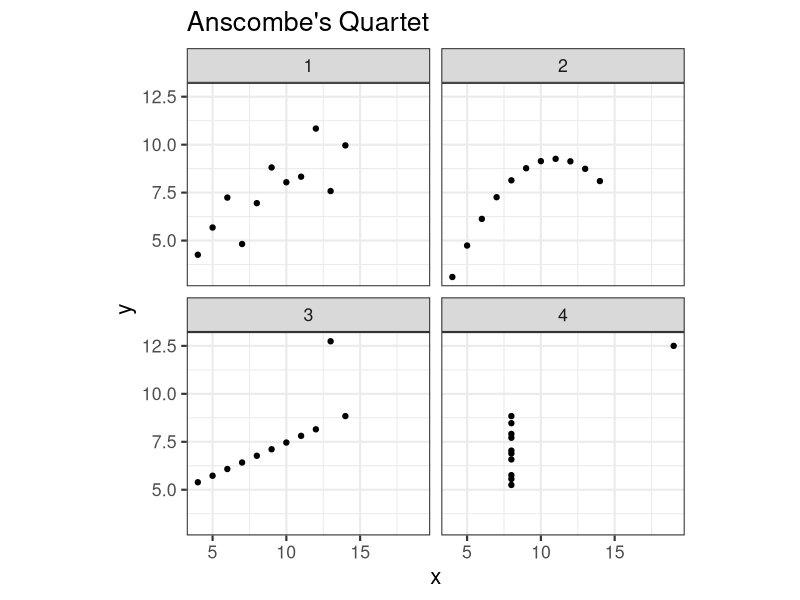
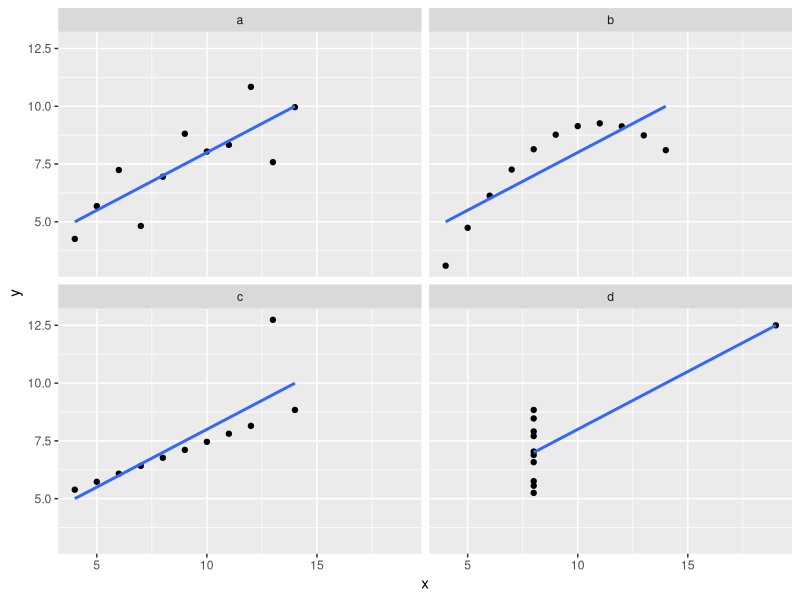

The R source for these figures, in order:
#anscombe dataset
library(tidyr)
library(dplyr)
library(ggplot2)
library(reshape2)

anscombe
summary(anscombe)
str(anscombe)

apply(anscombe,2,mean)

# 改变数据结构
#方法一 R BASE 函数

#1

d1=NULL
d1$x<-anscombe[,1]
d1$y<-anscombe[,5]
d1$type<-"a"
d1<-as.data.frame(d1)

d2=NULL
d2$x<-anscombe[,2]
d2$y<-anscombe[,6]
d2$type<-"b"
d2<-as.data.frame(d2)

#....
d<-rbind(d1,d2)

#2
#数据框里面的赋值如果用<= 则该列的名称就会是anscombe[,1] 
#这会造成后面d<-rbind(d1,d2,d3,d4)无法运行
d1<-data.frame(
  x=anscombe[,1],   
  y=anscombe[,5],
  type="a"
  )
d2<-data.frame(
  x=anscombe[,2],
  y=anscombe[,6],
  type="b"
)
d3<-data.frame(
  x=anscombe[,3],
  y=anscombe[,7],
  type="c"
)
d4<-data.frame(
  x=anscombe[,4],
  y=anscombe[,8],
  type="d"
)
d<-rbind(d1,d2,d3,d4)

#方法二 使用dplyr包函数
d1=select(anscombe, x=x1,y=y1)
d2=select(anscombe, x=x2,y=y2)
d3=select(anscombe, x=x3,y=y3)
d4=select(anscombe, x=x4,y=y4)

d1$group ='a'
d2$group ='b'
d3$group ='c'
d4$group ='d'

d<-rbind(d1,d2,d3,d4)

#方法三 for循环

t<-c("a","b","c","d")

for (i in 1:4){
d<-paste("d",i,sep="")  
  data=data_frame(
    x=anscombe[,i],
    y=anscombe[,i+4],
    type=t[i]
    )
  assign(d,data)
}
d<-rbind(d1,d2,d3,d4)

#思考下下面赋值方法为什么会出错
t<-c("a","b","c","d")
ds<-paste("d",1:4,sep="")
for (i in 1:4){
  ds[i]<-data_frame(
    x<-anscombe[,i],
    y<-anscombe[,i+4],
    type<-t[i]
  )
}

#ds[i]是一个字符串


#方法四（必须是data.table包1.9.5以上版本）
detach("package:reshape2")
library(data.table)
melt(as.data.table(anscombe), 
     measure.vars = patterns("x", "y"), 
     value.name=c('x', 'y'), 
     variable.name = "s")

#方法五 dplyr+tidyr
ans <- anscombe
ans$id <- as.numeric(rownames(anscombe))
ans <- ans %>% gather(key,value,-id) %>%
  extract (key,c("var","group"),"(.)(.)") %>%
  spread(var,value)
ans$group <- factor(ans$group)
ans <- ans %>% arrange(group)

g <- ggplot(ans,aes(x,y))
g + geom_point() + facet_wrap(~group) +
  coord_fixed(ratio = 1.3) +
  ggtitle("Anscombe's Quartet") + theme_bw(16)


#绘图

d%>%
  group_by(type) %>%
  summarize(mean(x), sd(x), mean(y), sd(y), cor(x,y))

p <- ggplot(d, aes(x, y)) + geom_point()
p <- p + geom_smooth(method = lm, se = FALSE)
p <- p + facet_wrap(~type)
p

#参考R语言自带的anscombe绘图
?anscombe
